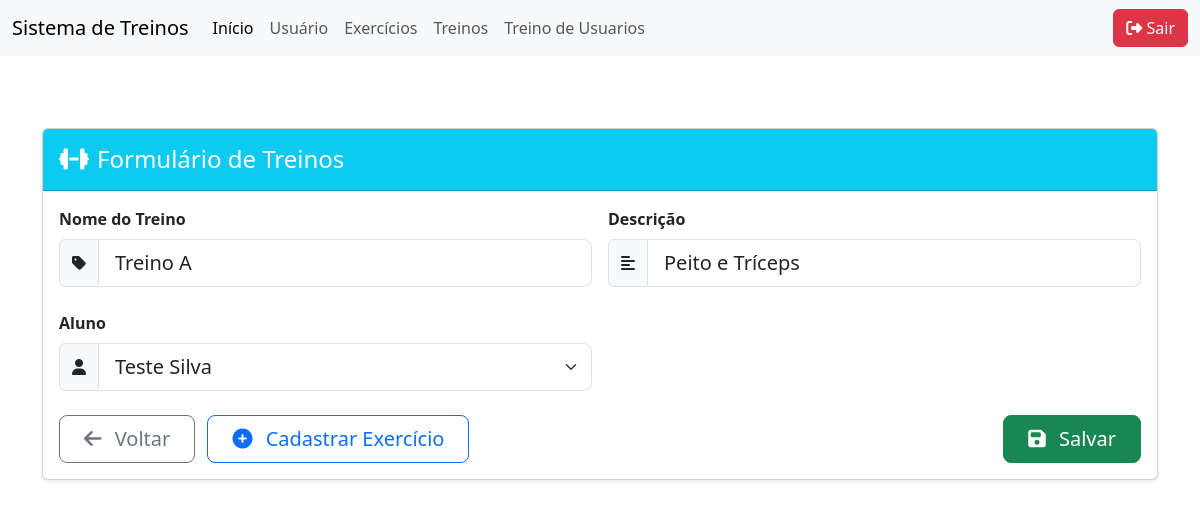
The app's page /treino/TreinoForm.php?id=3, older data.
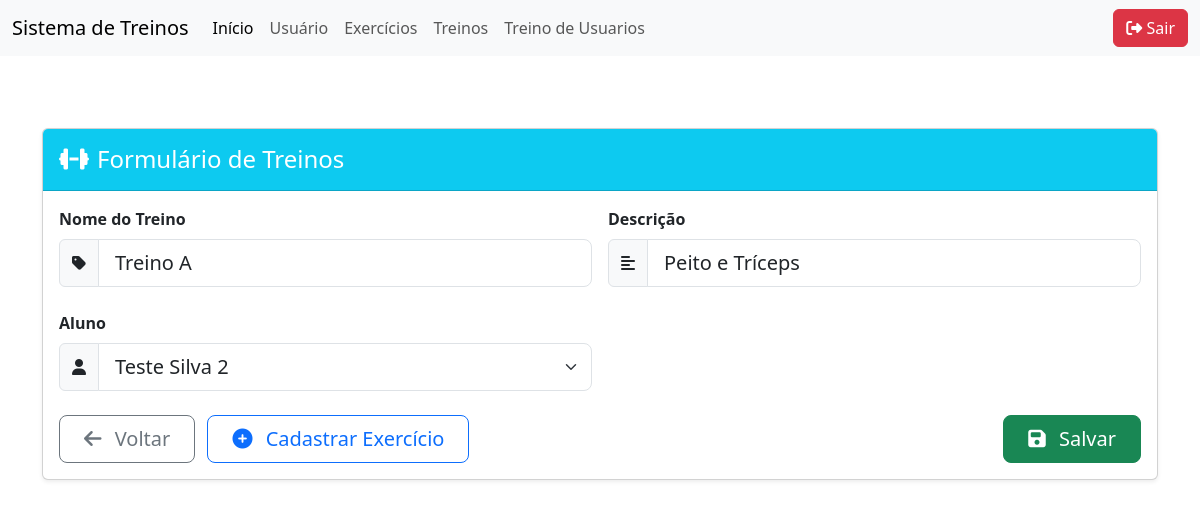
The same page, newer data.
### tables this page shows
CREATE TABLE IF NOT EXISTS `treino` (
  `id` int NOT NULL AUTO_INCREMENT,
  `nome` varchar(100) DEFAULT NULL,
  `descricao` text,
  `usuario_id` int unsigned DEFAULT NULL,
  PRIMARY KEY (`id`)
);

CREATE TABLE IF NOT EXISTS `usuario` (
  `id` int NOT NULL AUTO_INCREMENT,
  `nome` varchar(100) DEFAULT NULL,
  `senha` varchar(150) NOT NULL DEFAULT '0',
  `cpf` varchar(50) DEFAULT NULL,
  `telefone` varchar(50) DEFAULT NULL,
  `email` varchar(50) DEFAULT NULL,
  `cargo` enum('aluno','professor') DEFAULT NULL,
  PRIMARY KEY (`id`)
);

### db.class.php (called while the page is built, shortened)
<?php
class db {
    private $host = "localhost";
    private $user = "root";
    private $password = "";
    private $dbname ="bancotrabalhopweb1";
    private $table_name;
    public function __construct($table_name){
        $this->table_name = $table_name;
        return $this->conn();
    }
    function conn(){
        try{
            $conn = new PDO(
                "mysql:host=$this->host;dbname=$this->dbname",
                $this->user,
                $this->password,
                [
                    PDO::ATTR_ERRMODE,
                    PDO::ERRMODE_EXCEPTION,
                    PDO::MYSQL_ATTR_INIT_COMMAND =>"SET NAMES utf8"
                ]
            );
            return $conn;
        } catch(PDOException $e){
            echo "Erro: ". $e->getMessage();
        }
    }
    public function all(){
        $conn = $this->conn();
        $sql = "SELECT * FROM $this->table_name";
        $st = $conn->prepare( $sql);
        $st->execute();
        return $st->fetchAll(PDO::FETCH_CLASS);
    }
    public function find($id){
        $conn = $this->conn();
        $sql = "SELECT * FROM $this->table_name WHERE id = ?";
        $st = $conn->prepare( $sql);
        $st->execute([$id]);
        return $st->fetchObject();
    }
}

### treino/TreinoForm.php (the view, shortened to what this page needs)
<?php
    include "../db.class.php";
    include_once "../header.php";
    $db = new db('treino');
    $dbUsuario = new db('usuario');
    $listaUsuarios = $dbUsuario->all();
    $data = null;
    if(!empty($_GET['id'])){
        $data = $db->find($_GET['id']);
    }
?>
<div class="container mt-4">
    <div class="card shadow-sm">
        <div class="card-header bg-info text-white py-3">
            <h4 class="mb-0"><i class="fas fa-dumbbell me-2"></i>Formulário de Treinos</h4>
        </div>
        <div class="card-body">
            <form action="" method="post">
                <div class="row g-3 mb-4">
                    <div class="col-md-6">
                        <label for="nome" class="form-label fw-bold">Nome do Treino</label>
                        <div class="input-group">
                            <span class="input-group-text"><i class="fas fa-tag"></i></span>
                            <input type="text" name="nome" id="nome" class="form-control form-control-lg"
                                   value="<?= $data->nome ?? '' ?>" placeholder="Ex: Treino de Força">
                        </div>
                    </div>
                    <div class="col-md-6">
                        <label for="descricao" class="form-label fw-bold">Descrição</label>
                        <div class="input-group">
                            <span class="input-group-text"><i class="fas fa-align-left"></i></span>
                            <input type="text" name="descricao" id="descricao" class="form-control form-control-lg"
                                   value="<?= $data->descricao ?? '' ?>" placeholder="Descrição do treino">
                        </div>
                    </div>
                </div>
                <div class="row g-3 mb-4">
                    <div class="col-md-6">
                        <label for="usuario_id" class="form-label fw-bold">Aluno</label>
                        <div class="input-group">
                            <span class="input-group-text"><i class="fas fa-user"></i></span>
                            <select name="usuario_id" id="usuario_id" class="form-select form-select-lg">
                                <?php foreach($listaUsuarios as $usuario) { ?>
                                    <option value="<?= $usuario->id ?>" <?= (isset($data->usuario_id) && $data->usuario_id == $usuario->id) ? 'selected' : '' ?>>
                                        <?= $usuario->nome ?>
                                    </option>
                                <?php } ?>
                            </select>
                        </div>
                    </div>
                </div>
                <div class="d-flex justify-content-between mt-4">
                    <div>
                        <a href="./TreinoList.php" class="btn btn-outline-secondary btn-lg px-4 me-2">
                            <i class="fas fa-arrow-left me-2"></i> Voltar
                        </a>
                        <a href="../treino_usuario/TreinoUsuarioForm.php" class="btn btn-outline-primary btn-lg px-4">
                            <i class="fas fa-plus-circle me-2"></i> Cadastrar Exercício
                        </a>
                    </div>
                    <button type="submit" class="btn btn-success btn-lg px-4">
                        <i class="fas fa-save me-2"></i> Salvar
                    </button>
                </div>
            </form>
        </div>
    </div>
</div>
<?php
    include_once "../footer.php";
?>

Row changes from the older to the newer data that the page shows:
changed through a linked row, treino "Treino A": usuario_id "Teste Silva" → "Teste Silva 2"
